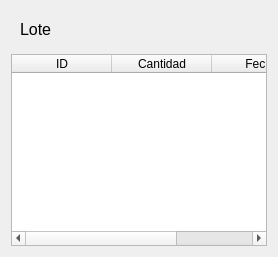
              <widget class="QWidget" name="tbProduct_5">
               <layout class="QVBoxLayout" name="verticalLayout_18">
                <item>
                 <widget class="QWidget" name="widget_23" native="true">
                  <layout class="QHBoxLayout" name="horizontalLayout_24">
                   <item>
                    <widget class="QLabel" name="label_15">
                     <property name="font">
                      <font>
                       <pointsize>12</pointsize>
                      </font>
                     </property>
                     <property name="text">
                      <string>Lote</string>
                     </property>
                    </widget>
                   </item>
                  </layout>
                 </widget>
                </item>
                <item>
                 <widget class="QTableWidget" name="tableLote">
                  <property name="autoFillBackground">
                   <bool>false</bool>
                  </property>
                  <property name="alternatingRowColors">
                   <bool>false</bool>
                  </property>
                  <property name="selectionBehavior">
                   <enum>QAbstractItemView::SelectRows</enum>
                  </property>
                  <attribute name="horizontalHeaderShowSortIndicator" stdset="0">
                   <bool>false</bool>
                  </attribute>
                  <attribute name="horizontalHeaderStretchLastSection">
                   <bool>true</bool>
                  </attribute>
                  <column>
                   <property name="text">
                    <string>ID</string>
                   </property>
                  </column>
                  <column>
                   <property name="text">
                    <string>Cantidad</string>
                   </property>
                  </column>
                  <column>
                   <property name="text">
                    <string>Fecha</string>
                   </property>
                  </column>
                 </widget>
                </item>
               </layout>
              </widget>
